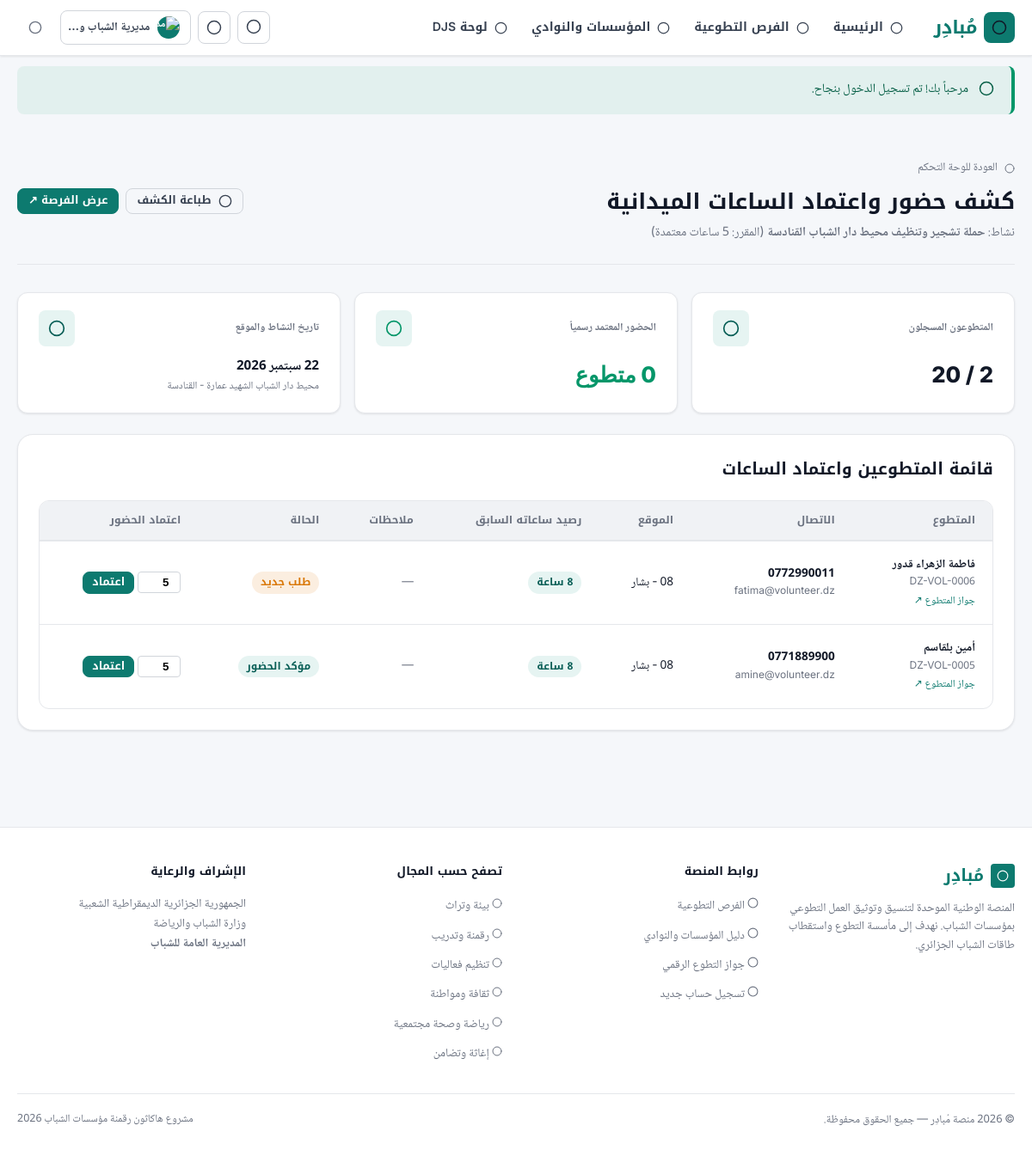
/?page=club_attendees&id=1 (signed in), run on the app's committed database.
### tables this page shows
CREATE TABLE `campaigns` (
  `id` INT AUTO_INCREMENT PRIMARY KEY,
  `club_id` INT NOT NULL,
  `title` VARCHAR(200) NOT NULL,
  `description` TEXT NOT NULL,
  `category` VARCHAR(60) NOT NULL DEFAULT 'بيئة وتراث',
  `wilaya` VARCHAR(80) NOT NULL DEFAULT '08 - بشار',
  `municipality` VARCHAR(80) NOT NULL DEFAULT 'بشار',
  `location_name` VARCHAR(200) NOT NULL,
  `start_date` DATE NOT NULL,
  `end_date` DATE NOT NULL,
  `daily_start_time` TIME NOT NULL DEFAULT '08:00',
  `daily_end_time` TIME NOT NULL DEFAULT '12:00',
  `hours_count` INT NOT NULL DEFAULT 4,
  `min_volunteers` INT NOT NULL DEFAULT 15,
  `status` ENUM('published', 'completed', 'cancelled') NOT NULL DEFAULT 'published',
  `image` VARCHAR(255) NULL,
  `created_at` DATETIME DEFAULT CURRENT_TIMESTAMP,
  INDEX(`category`),
  INDEX(`wilaya`),
  INDEX(`status`),
  INDEX(`start_date`),
  FOREIGN KEY (`club_id`) REFERENCES `clubs_profile`(`id`) ON DELETE CASCADE
);

CREATE TABLE `volunteering_applications` (
  `id` INT AUTO_INCREMENT PRIMARY KEY,
  `campaign_id` INT NOT NULL,
  `volunteer_id` INT NOT NULL,
  `status` ENUM('applied', 'confirmed', 'attended', 'cancelled') NOT NULL DEFAULT 'confirmed',
  `hours_awarded` INT NOT NULL DEFAULT 0,
  `notes` TEXT NULL,
  `applied_at` DATETIME DEFAULT CURRENT_TIMESTAMP,
  `attended_at` DATETIME NULL,
  UNIQUE KEY `unique_app` (`campaign_id`, `volunteer_id`),
  INDEX(`status`),
  FOREIGN KEY (`campaign_id`) REFERENCES `campaigns`(`id`) ON DELETE CASCADE,
  FOREIGN KEY (`volunteer_id`) REFERENCES `users`(`id`) ON DELETE CASCADE
);

CREATE TABLE `users` (
  `id` INT AUTO_INCREMENT PRIMARY KEY,
  `name` VARCHAR(120) NOT NULL,
  `email` VARCHAR(150) NOT NULL UNIQUE,
  `password_hash` VARCHAR(255) NOT NULL,
  `phone` VARCHAR(30) NOT NULL,
  `role` ENUM('volunteer', 'club', 'admin') NOT NULL DEFAULT 'volunteer',
  `wilaya` VARCHAR(80) NOT NULL DEFAULT '08 - بشار',
  `municipality` VARCHAR(80) NOT NULL DEFAULT 'بشار',
  `address_details` VARCHAR(255) NULL,
  `avatar` VARCHAR(255) NULL,
  `bio` TEXT NULL,
  `facebook_url` VARCHAR(255) NULL,
  `instagram_url` VARCHAR(255) NULL,
  `linkedin_url` VARCHAR(255) NULL,
  `is_suspended` TINYINT(1) NOT NULL DEFAULT 0,
  `created_at` DATETIME DEFAULT CURRENT_TIMESTAMP,
  INDEX(`role`),
  INDEX(`wilaya`),
  INDEX(`is_suspended`)
);

### includes/auth.php (called while the page is built, shortened)
<?php
function is_logged_in() {
    return !empty($_SESSION['user']);
}
function is_admin() {
    return is_logged_in() && $_SESSION['user']['role'] === 'admin';
}

### club/attendees.php (the view, shortened to what this page needs)
<?php
require_once __DIR__ . '/../includes/helpers.php';
require_once __DIR__ . '/../includes/auth.php';
$db = get_db_connection();
$campaign_id = (int)($_GET['id'] ?? 0);
$stmt = $db->prepare("
    SELECT c.*, cp.organization_name, cp.institution_type
    FROM campaigns c
    JOIN clubs_profile cp ON c.club_id = cp.id
    WHERE c.id = ?
");
$stmt->execute([$campaign_id]);
$camp = $stmt->fetch();
$stmt_volunteers = $db->prepare("
    SELECT va.*, u.name AS volunteer_name, u.email AS volunteer_email, u.phone AS volunteer_phone,
           u.wilaya AS volunteer_wilaya, u.municipality AS volunteer_municipality,
           (SELECT COALESCE(SUM(va2.hours_awarded), 0) FROM volunteering_applications va2 WHERE va2.volunteer_id = u.id AND va2.status = 'attended') AS total_volunteer_hours
    FROM volunteering_applications va
    JOIN users u ON va.volunteer_id = u.id
    WHERE va.campaign_id = ?
    ORDER BY va.status ASC, va.applied_at ASC
");
$stmt_volunteers->execute([$campaign_id]);
$volunteers = $stmt_volunteers->fetchAll();
$total_applied = count($volunteers);
$attended_count = 0;
include __DIR__ . '/../partials/header.php';
?>
<div class="container" style="padding-top:var(--sp-6); padding-bottom:var(--sp-12);">
    <div class="page-header" style="padding-top:0;">
        <div class="page-header-inner">
            <div>
                <a href="<?= is_admin() ? url('admin_dashboard') : url('club_dashboard') ?>" class="breadcrumb" style="margin-bottom:var(--sp-2);">
                    <?= svg_icon('chevron-right', 12) ?> العودة للوحة التحكم
                </a>
                <h1 class="page-title">كشف حضور واعتماد الساعات الميدانية</h1>
                <div class="page-sub">
                    نشاط: <strong><?= e($camp['title']) ?></strong> (المقرر: <?= $camp['hours_count'] ?> ساعات معتمدة)
                </div>
            </div>
            <div style="display:flex; gap:var(--sp-2);">
                <button onclick="window.print();" class="btn btn-outline btn-sm no-print">
                    <?= svg_icon('shield', 14) ?> طباعة الكشف
                </button>
                <a href="<?= url('campaign_detail?id=' . $camp['id']) ?>" class="btn btn-primary btn-sm no-print">
                    عرض الفرصة ↗
                </a>
            </div>
        </div>
    </div>
    <div style="display:grid; grid-template-columns:repeat(auto-fit, minmax(220px, 1fr)); gap:var(--sp-4); margin-bottom:var(--sp-6);">
        <div class="dash-stat">
            <div class="dash-stat-top">
                <span class="dash-stat-lbl">المتطوعون المسجلون</span>
                <div class="dash-stat-icon"><?= svg_icon('users', 16) ?></div>
            </div>
            <div class="dash-stat-num"><?= $total_applied ?> / <?= $camp['min_volunteers'] ?></div>
        </div>
        <div class="dash-stat">
            <div class="dash-stat-top">
                <span class="dash-stat-lbl">الحضور المعتمد رسمياً</span>
                <div class="dash-stat-icon" style="color:var(--c-success);"><?= svg_icon('check-circle', 16) ?></div>
            </div>
            <div class="dash-stat-num" style="color:var(--c-success);"><?= $attended_count ?> متطوع</div>
        </div>
        <div class="dash-stat">
            <div class="dash-stat-top">
                <span class="dash-stat-lbl">تاريخ النشاط والموقع</span>
                <div class="dash-stat-icon"><?= svg_icon('calendar', 16) ?></div>
            </div>
            <div style="font-size:0.95rem; font-weight:700; margin-top:var(--sp-1);">
                <?= format_date_ar($camp['start_date']) ?>
            </div>
            <div style="font-size:0.75rem; color:var(--c-text-muted);"><?= e($camp['location_name']) ?></div>
        </div>
    </div>
    <div style="background:var(--c-surface); border:1px solid var(--c-border-light); border-radius:var(--r-lg); padding:var(--sp-6); box-shadow:var(--sh-1);">
        <h2 style="font-family:var(--font-head); font-size:1.2rem; font-weight:800; margin-bottom:var(--sp-5);">
            قائمة المتطوعين واعتماد الساعات
        </h2>
        <?php if (empty($volunteers)): ?>
            <div class="empty-state" style="padding:var(--sp-8) var(--sp-4);">
                <div class="empty-icon"><?= svg_icon('users', 44) ?></div>
                <h3 class="empty-title">لا يوجد متطوعون مسجلون في هذه الفرصة بعد</h3>
                <p class="empty-sub">شارك رابط الفرصة لاستقطاب المتطوعين وسيبدأ ظهورهم هنا فوراً.</p>
            </div>
        <?php else: ?>
            <div class="table-wrap">
                <table class="data-table">
                    <thead>
                        <tr>
                            <th>المتطوع</th>
                            <th>الاتصال</th>
                            <th>الموقع</th>
                            <th>رصيد ساعاته السابق</th>
                            <th>ملاحظات</th>
                            <th>الحالة</th>
                            <th class="no-print">اعتماد الحضور</th>
                        </tr>
                    </thead>
                    <tbody>
                        <?php foreach ($volunteers as $vol): ?>
                            <tr>
                                <td>
                                    <strong><?= e($vol['volunteer_name']) ?></strong>
                                    <div style="font-size:0.75rem; color:var(--c-text-muted);">
                                        DZ-VOL-<?= sprintf('%04d', $vol['volunteer_id']) ?>
                                    </div>
                                    <?php if (is_admin()): ?>
                                        <a href="<?= url('passport?user_id=' . $vol['volunteer_id']) ?>" target="_blank" style="font-size:0.75rem;">جواز المتطوع ↗</a>
                                    <?php endif; ?>
                                </td>
                                <td>
                                    <div style="direction:ltr; text-align:right; font-weight:600;"><?= e($vol['volunteer_phone']) ?></div>
                                    <div style="font-size:0.75rem; color:var(--c-text-muted);"><?= e($vol['volunteer_email']) ?></div>
                                </td>
                                <td><?= e($vol['volunteer_wilaya'] ?? $vol['volunteer_municipality']) ?></td>
                                <td>
                                    <span class="tag tag-teal"><?= $vol['total_volunteer_hours'] ?> ساعة</span>
                                </td>
                                <td style="font-size:0.85rem; color:var(--c-text-muted);">
                                    <?= e($vol['notes'] ?: '—') ?>
                                </td>
                                <td>
                                    <?php if ($vol['status'] === 'attended'): ?>
                                        <span class="tag tag-green">✓ معتمد (<?= $vol['hours_awarded'] ?> س)</span>
                                    <?php elseif ($vol['status'] === 'confirmed'): ?>
                                        <span class="tag tag-teal">مؤكد الحضور</span>
                                    <?php else: ?>
                                        <span class="tag tag-amber">طلب جديد</span>
                                    <?php endif; ?>
                                </td>
                                <td class="no-print">
                                    <?php if ($vol['status'] === 'attended'): ?>
                                        <span style="font-size:0.8rem; color:var(--c-success); font-weight:700;">
                                            ✓ مودعة بالجواز
                                        </span>
                                    <?php else: ?>
                                        <form method="POST" action="<?= url('action_credit_hours') ?>" style="display:flex; gap:var(--sp-1); align-items:center;">
                                            <input type="number" name="hours_awarded" value="<?= $camp['hours_count'] ?>" min="1" max="50" style="width:50px; padding:4px 6px; border:1px solid var(--c-border); border-radius:var(--r-xs); font-weight:700; text-align:center;">
                                            <button type="submit" class="btn btn-primary btn-sm" style="padding:4px 10px;">
                                                اعتماد
                                            </button>
                                        </form>
                                    <?php endif; ?>
                                </td>
                            </tr>
                        <?php endforeach; ?>
                    </tbody>
                </table>
            </div>
        <?php endif; ?>
    </div>
</div>
<?php include __DIR__ . '/../partials/footer.php'; ?>

### data on the page
campaigns: title "حملة تشجير وتنظيف محيط دار الشباب القنادسة", min_volunteers "20", start_date "22 سبتمبر 2026", location_name "محيط دار الشباب الشهيد عمارة - القنادسة"
volunteering_applications: volunteer.name "فاطمة الزهراء قدور", volunteer "0006", volunteer.phone "0772990011", volunteer.email "fatima@volunteer.dz", volunteer.wilaya "08 - بشار", notes "—", status "طلب جديد", hours_awarded "5"
volunteering_applications: volunteer.name "أمين بلقاسم", volunteer "0005", volunteer.phone "0771889900", volunteer.email "amine@volunteer.dz", volunteer.wilaya "08 - بشار", notes "—", status "مؤكد الحضور", hours_awarded "5"

### other printed values
APP_NAME "مُبادِر"
$f['message'] "مرحباً بك! تم تسجيل الدخول بنجاح."
$cat "بيئة وتراث"
$cat "رقمنة وتدريب"
$cat "تنظيم فعاليات"
$cat "ثقافة ومواطنة"
$cat "رياضة وصحة مجتمعية"
$cat "إغاثة وتضامن"
